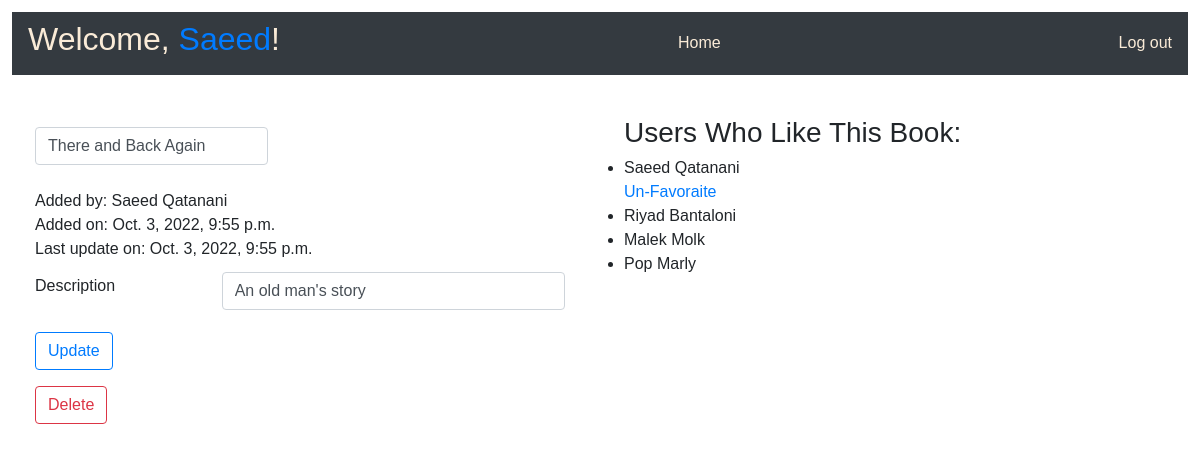
/books/1/ (signed in), run on the app's committed database.
### login_app/models.py (models this page shows)
class User(models.Model):
    first_name = models.CharField(max_length = 255)
    last_name = models.CharField(max_length = 255)
    birthday = models.DateField()
    email = models.EmailField(max_length = 255)
    password = models.CharField(max_length = 255)
    created_at = models.DateTimeField(auto_now_add=True)
    updated_at = models.DateTimeField(auto_now=True)
    objects = UserManager()

### favorite_books_app/models.py (models this page shows)
class Book(models.Model):
    title = models.CharField(max_length = 255)
    desc = models.TextField()
    uploaded_by = models.ForeignKey(User, related_name='books_uploaded', on_delete = models.CASCADE)
    users_who_like = models.ManyToManyField(User, related_name='liked_books')
    created_at = models.DateTimeField(auto_now_add = True)
    updated_at = models.DateTimeField(auto_now = True)
    objects = BookManager()

### favorite_books_app/views.py (the view)
# urls.py: path('<int:id>/', views.display_book),
def display_book(request, id):
    book = Book.objects.get(id = id)
    context ={
        'book' : book,
        'users_who_like' : book.users_who_like.all(),
        'user' : User.objects.get(id = request.session['id']),
    }
    return render(request, 'book_info.html', context)

### favorite_books_app/templates/book_info.html (shortened to what this page needs)
<!DOCTYPE html>
<html lang="en">
<head>
    {% load static %}
    <link rel="stylesheet" href="https://cdn.jsdelivr.net/npm/bootstrap@4.6.2/dist/css/bootstrap.min.css">
    <link rel="stylesheet" href="{% static 'css/styling.css' %}">
</head>
<body>
    <header class="navbar navbar-primary bg-dark">
        <h2>Welcome, <a href="/books/show_user_profile/">{{ request.session.first_name }}</a>!</h2>
        <p class="link_container"><a href="/books/" class="navbar_link">Home</a></p>
        <p class="link_container"><a href="/logout/" class="navbar_link">Log out</a></p>
    </header>
    <main>
        {% if request.session.id == book.uploaded_by.id %}
        <section class="book_show">
            <form action="/books/{{book.id}}/update/" method="post">
                <div class="form-group row col-sm-8">
                    <h2><input type="text" name="title" id="title" value="{{ book.title }}" class="form-control"></h2>
                </div>
                <p>Added by: {{ book.uploaded_by.first_name }} {{ book.uploaded_by.last_name }}</p>
                <p>Added on: {{ book.created_at }}</p>
                <p>Last update on: {{ book.updated_at }}</p>
                <div class="form-group row">
                    <label for="desc" class="col-sm-4 col-form-label">Description</label>
                    <div class="col-sm-8">
                    <input type="text" name="desc" id="desc" value="{{ book.desc }}" class="form-control">
                    </div>
                </div>
                <button type="submit" class="btn btn-outline-primary">Update</button>
            </form>
            <form action="/books/{{book.id}}/delete/" method="post">
                <button type="submit" class="btn btn-outline-danger">Delete</button>
            </form>
        </section>
        {% endif %}
        <section  class="book_show">
            <h3>Users Who Like This Book:</h3>
            <ul>
                {% for user in users_who_like %}
                <li>{{ user.first_name }} {{ user.last_name }}</li>
                {% if user.id == request.session.id %}
                <a href="/books/remove_favoraite/{{book.id}}">Un-Favoraite</a>
                {% endif %}
                {% endfor %}
            </ul>
        </section>
    </main>
</body>
</html>

### favorite_books_app/static/css/styling.css (style rules this page uses)
* { margin: 0; padding: 0; border: 0; outline: 0; font-family: sans-serif; }
header { margin: 1%; padding: 1%; color: antiquewhite; }
.link_container { margin: 1% 0; }
.navbar_link { color: antiquewhite; }
main { display: flex; }
section { margin: 1%; padding: 1%; flex: 1; text-align: center; }
.book_show { text-align: left; }
div,h3 { text-align: left; margin: 1% 0; }
p { margin: 0; }
form { margin: 1%; padding: 1%; }

### data on the page
User: session.first_name "Saeed", first_name "Saeed", last_name "Qatanani"
Book: title "There and Back Again", uploaded_by.first_name "Saeed", uploaded_by.last_name "Qatanani", created_at "Oct. 3, 2022, 9:55 p.m.", updated_at "Oct. 3, 2022, 9:55 p.m.", desc "An old man's story"
User: first_name "Riyad", last_name "Bantaloni"
User: first_name "Malek", last_name "Molk"
User: first_name "Pop", last_name "Marly"
